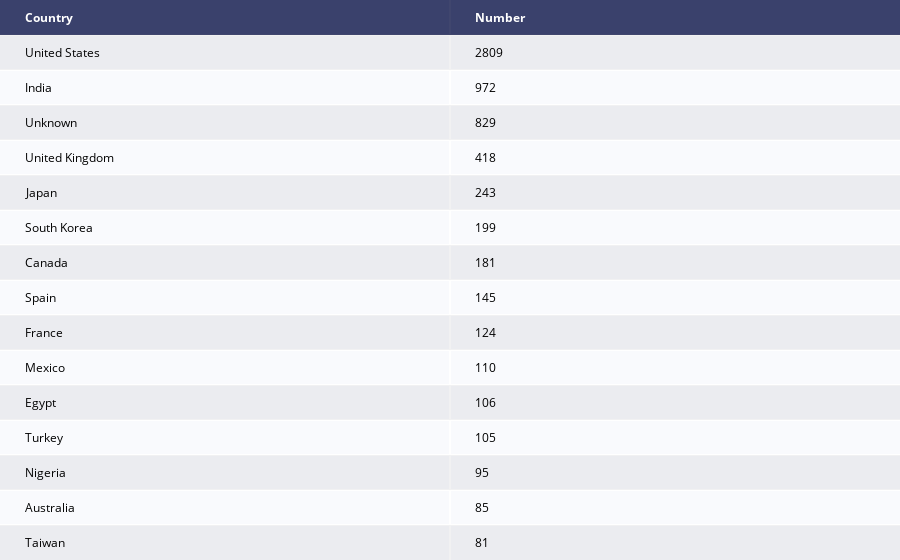

Source (notebook cell):
### Code cell
data=[]
for country,qtd in enumerate(df['country'].value_counts()[0:15]):
        d=dict(Country=df['country'].value_counts()[0:15].index[country],Number=qtd)
        data.append(d)

dfe = pd.DataFrame(data)
fig = ff.create_table(dfe)
fig.show()

### Figure 1 — Plotly figure (JSON) as saved in the notebook; plotly's stock layout.template omitted (floating-point values rounded to 4 significant figures)
{"data": [{"colorscale": [[0, "#00083e"], [0.5, "#ededee"], [1, "#ffffff"]], "hoverinfo": "none", "opacity": 0.75, "showscale": false, "type": "heatmap", "z": [[0, 0], [0.5, 0.5], [1, 1], [0.5, 0.5], [1, 1], [0.5, 0.5], [1, 1], [0.5, 0.5], [1, 1], [0.5, 0.5], [1, 1], [0.5, 0.5], [1, 1], [0.5, 0.5], [1, 1], [0.5, 0.5]]}], "layout": {"annotations": [{"align": "left", "font": {"color": "#ffffff"}, "showarrow": false, "text": "<b>Country</b>", "x": -0.45, "xanchor": "left", "xref": "x", "y": 0, "yref": "y"}, {"align": "left", "font": {"color": "#ffffff"}, "showarrow": false, "text": "<b>Number</b>", "x": 0.55, "xanchor": "left", "xref": "x", "y": 0, "yref": "y"}, {"align": "left", "font": {"color": "#000000"}, "showarrow": false, "text": "United States", "x": -0.45, "xanchor": "left", "xref": "x", "y": 1, "yref": "y"}, {"align": "left", "font": {"color": "#000000"}, "showarrow": false, "text": "2809", "x": 0.55, "xanchor": "left", "xref": "x", "y": 1, "yref": "y"}, {"align": "left", "font": {"color": "#000000"}, "showarrow": false, "text": "India", "x": -0.45, "xanchor": "left", "xref": "x", "y": 2, "yref": "y"}, {"align": "left", "font": {"color": "#000000"}, "showarrow": false, "text": "972", "x": 0.55, "xanchor": "left", "xref": "x", "y": 2, "yref": "y"}, {"align": "left", "font": {"color": "#000000"}, "showarrow": false, "text": "Unknown", "x": -0.45, "xanchor": "left", "xref": "x", "y": 3, "yref": "y"}, {"align": "left", "font": {"color": "#000000"}, "showarrow": false, "text": "829", "x": 0.55, "xanchor": "left", "xref": "x", "y": 3, "yref": "y"}, {"align": "left", "font": {"color": "#000000"}, "showarrow": false, "text": "United Kingdom", "x": -0.45, "xanchor": "left", "xref": "x", "y": 4, "yref": "y"}, {"align": "left", "font": {"color": "#000000"}, "showarrow": false, "text": "418", "x": 0.55, "xanchor": "left", "xref": "x", "y": 4, "yref": "y"}, {"align": "left", "font": {"color": "#000000"}, "showarrow": false, "text": "Japan", "x": -0.45, "xanchor": "left", "xref": "x", "y": 5, "yref": "y"}, {"align": "left", "font": {"color": "#000000"}, "showarrow": false, "text": "243", "x": 0.55, "xanchor": "left", "xref": "x", "y": 5, "yref": "y"}, {"align": "left", "font": {"color": "#000000"}, "showarrow": false, "text": "South Korea", "x": -0.45, "xanchor": "left", "xref": "x", "y": 6, "yref": "y"}, {"align": "left", "font": {"color": "#000000"}, "showarrow": false, "text": "199", "x": 0.55, "xanchor": "left", "xref": "x", "y": 6, "yref": "y"}, {"align": "left", "font": {"color": "#000000"}, "showarrow": false, "text": "Canada", "x": -0.45, "xanchor": "left", "xref": "x", "y": 7, "yref": "y"}, {"align": "left", "font": {"color": "#000000"}, "showarrow": false, "text": "181", "x": 0.55, "xanchor": "left", "xref": "x", "y": 7, "yref": "y"}, {"align": "left", "font": {"color": "#000000"}, "showarrow": false, "text": "Spain", "x": -0.45, "xanchor": "left", "xref": "x", "y": 8, "yref": "y"}, {"align": "left", "font": {"color": "#000000"}, "showarrow": false, "text": "145", "x": 0.55, "xanchor": "left", "xref": "x", "y": 8, "yref": "y"}, {"align": "left", "font": {"color": "#000000"}, "showarrow": false, "text": "France", "x": -0.45, "xanchor": "left", "xref": "x", "y": 9, "yref": "y"}, {"align": "left", "font": {"color": "#000000"}, "showarrow": false, "text": "124", "x": 0.55, "xanchor": "left", "xref": "x", "y": 9, "yref": "y"}, {"align": "left", "font": {"color": "#000000"}, "showarrow": false, "text": "Mexico", "x": -0.45, "xanchor": "left", "xref": "x", "y": 10, "yref": "y"}, {"align": "left", "font": {"color": "#000000"}, "showarrow": false, "text": "110", "x": 0.55, "xanchor": "left", "xref": "x", "y": 10, "yref": "y"}, {"align": "left", "font": {"color": "#000000"}, "showarrow": false, "text": "Egypt", "x": -0.45, "xanchor": "left", "xref": "x", "y": 11, "yref": "y"}, {"align": "left", "font": {"color": "#000000"}, "showarrow": false, "text": "106", "x": 0.55, "xanchor": "left", "xref": "x", "y": 11, "yref": "y"}, {"align": "left", "font": {"color": "#000000"}, "showarrow": false, "text": "Turkey", "x": -0.45, "xanchor": "left", "xref": "x", "y": 12, "yref": "y"}, {"align": "left", "font": {"color": "#000000"}, "showarrow": false, "text": "105", "x": 0.55, "xanchor": "left", "xref": "x", "y": 12, "yref": "y"}, {"align": "left", "font": {"color": "#000000"}, "showarrow": false, "text": "Nigeria", "x": -0.45, "xanchor": "left", "xref": "x", "y": 13, "yref": "y"}, {"align": "left", "font": {"color": "#000000"}, "showarrow": false, "text": "95", "x": 0.55, "xanchor": "left", "xref": "x", "y": 13, "yref": "y"}, {"align": "left", "font": {"color": "#000000"}, "showarrow": false, "text": "Australia", "x": -0.45, "xanchor": "left", "xref": "x", "y": 14, "yref": "y"}, {"align": "left", "font": {"color": "#000000"}, "showarrow": false, "text": "85", "x": 0.55, "xanchor": "left", "xref": "x", "y": 14, "yref": "y"}, {"align": "left", "font": {"color": "#000000"}, "showarrow": false, "text": "Taiwan", "x": -0.45, "xanchor": "left", "xref": "x", "y": 15, "yref": "y"}, {"align": "left", "font": {"color": "#000000"}, "showarrow": false, "text": "81", "x": 0.55, "xanchor": "left", "xref": "x", "y": 15, "yref": "y"}], "autosize": true, "margin": {"b": 0, "l": 0, "r": 0, "t": 0}, "xaxis": {"autorange": true, "dtick": 1, "gridwidth": 2, "range": [-0.5, 1.5], "showticklabels": false, "tick0": -0.5, "ticks": "", "zeroline": false}, "yaxis": {"autorange": true, "dtick": 1, "gridwidth": 2, "range": [15.5, -0.5], "showticklabels": false, "tick0": 0.5, "ticks": "", "zeroline": false}}}
